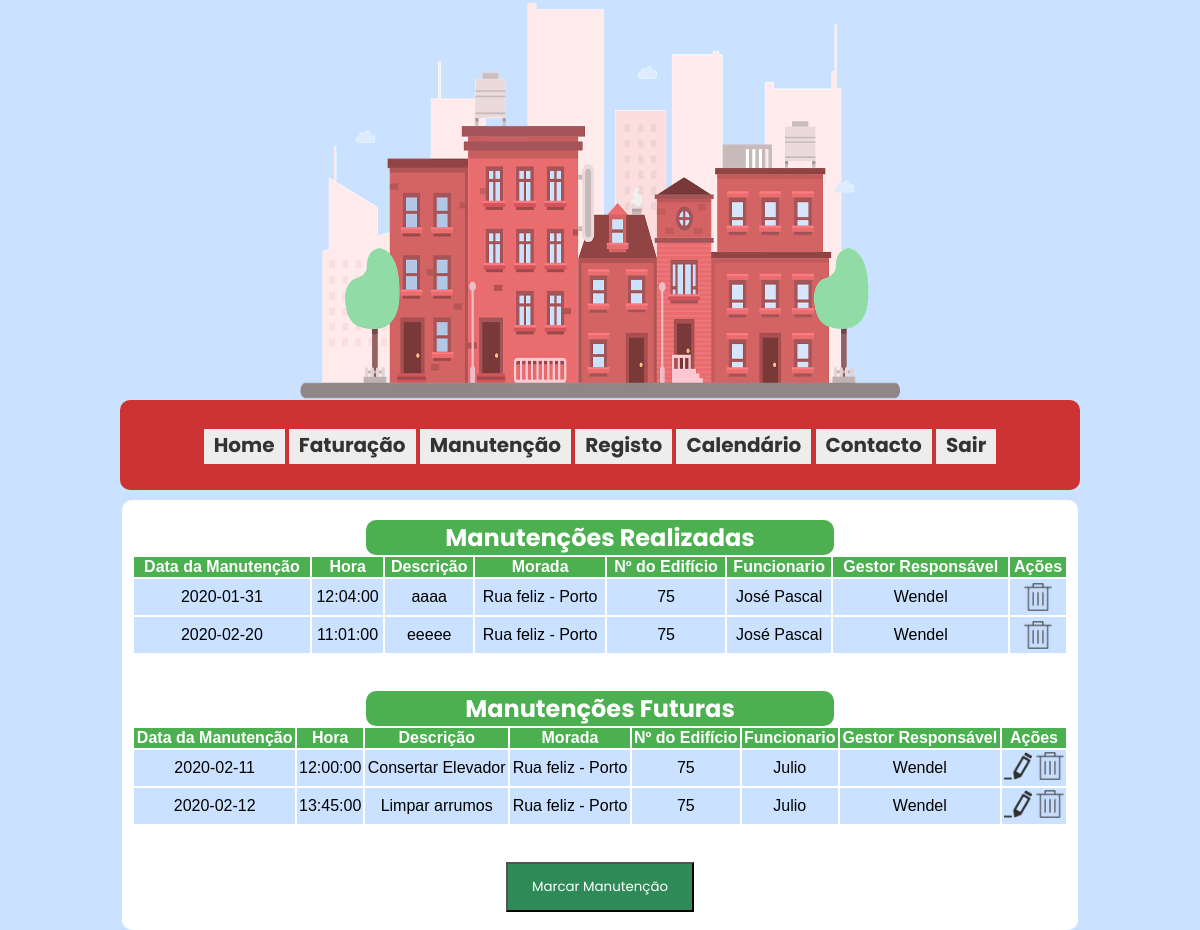
Screenshot of /CondominiumSolutions/manutencao.php (signed in) with the database file from the repository.
### tables this page shows
CREATE TABLE `manutencao` (
  `cod_manutencao` int(15) NOT NULL,
  `descricao` varchar(50) NOT NULL,
  `data_m` date NOT NULL,
  `hora_m` time DEFAULT NULL,
  `cod_edificio` int(15) NOT NULL,
  `estado_manutencao` int(11) NOT NULL
);

CREATE TABLE `edificio` (
  `cod_edificio` int(15) NOT NULL,
  `numero` varchar(10) NOT NULL,
  `morada` varchar(50) NOT NULL,
  `cod_gestor` int(15) NOT NULL
);

### CondominiumSolutions/manutencao.php (the view, shortened to what this page needs)
<html xml:lang="pt" lang="pt">
  <head>
  </head>
  <body>
  <?php
    include "basedadosges.php";
  ?>
    <div style="text-align: center;">
      <img src="imgs/banner.png" style="width: 50%; height: 50%">
    </div>
    <div id="menu">
      <ul style="height: 90px;">
        <li><a href="principal.php">Home</a></li>
        <?php
          if($_SESSION['NivelDeAcesso'] != 0) {
        ?>
        <li><a href="faturacao.php">Faturação</a></li>
        <li><a href="manutencao.php">Manutenção</a></li>
        <li><a href="registo.php">Registo</a></li>
        <li><a href="calendario.php">Calendário</a></li>
        <?php
          } else{
        ?>
        <li><a href="mural.php">Mural</a></li>
        <li><a href="pagamento.php">Pagamento</a></li>
        <?php
            }
        ?>
        <li><a href="contacto.php">Contacto</a></li>
        <li><a href="logout.php">Sair</a></li>
      </ul>
    </div>
    <div id="Caixatexto"> <br>
      <div style="text-align: center;">
      <?php
        if (empty($_SESSION['UtilizadorLogado'])) {
          header('Location: login.php');
          exit("Utilizador não logado!");
        } else {
          if($_SESSION['NivelDeAcesso'] != 1) {
            echo "Você não tem acesso a esta página!";
            die();
          } else {
            $idutilizador = $_SESSION['UtilizadorLogado'];
            echo "<h2>Manutenções Realizadas</h2>";
            $sqlmanutencao = "Select distinct data_m, hora_m, descricao, edificio.numero, edificio.morada, funcionario.nome as func, utilizador.nome, manutencao.cod_manutencao from manutencao, administrador, utilizador, edificio, condomino, fracao, funcionario, funcionario_manutencao
            where (funcionario.cod_gestor = administrador.cod_gestor) and (utilizador.cod_utilizador = administrador.cod_gestor) and (manutencao.cod_edificio = edificio.cod_edificio) and (fracao.cod_edificio = edificio.cod_edificio) and (funcionario.cod_funcionario = funcionario_manutencao.cod_funcionario) and (manutencao.cod_manutencao = funcionario_manutencao.cod_manutencao) and (administrador.cod_gestor = $idutilizador) and (manutencao.estado_manutencao = 1) order by data_m";
            $resultadomanutencao = $ligacao->query($sqlmanutencao);
            if($resultadomanutencao->num_rows > 0){
                ?>
                <table style='width:100%' id='tabela1'>
                <tr id='linhamanutencaotitulo'>
                    <th>Data da Manutenção</th>
                    <th>Hora</th>
                    <th>Descrição</th>
                    <th>Morada</th>
                    <th>Nº do Edifício</th>
                    <th>Funcionario</th>
                    <th>Gestor Responsável</th>
                    <th>Ações</th>
                </tr>
                <?php
                while($linha = $resultadomanutencao->fetch_assoc()){
                    ?>
                    <tr id='linhamanutencao'>
                        <td id='coluna1tab'> <?php echo $linha['data_m'];?> </td>
                        <td id='coluna2tab'> <?php echo $linha['hora_m'];?> </td>
                        <td id='coluna3tab'> <?php echo $linha['descricao'];?> </td>
                        <td id='coluna3tab'> <?php echo $linha['morada'];?> </td>
                        <td id='coluna5tab'> <?php echo $linha['numero'];?> </td>
                        <td id='coluna5tab'> <?php echo $linha['func'];?> </td>
                        <td id='coluna5tab'> <?php echo $linha['nome'];?> </td>
                        <td id='coluna6icon'> <a href='manutencaofuncoes.php?cod_manutencao=<?php echo $linha['cod_manutencao']?>&acao="trash"'><img src='imgs/trash.png' width=28px height=28px /></a> </td>
                    </tr>
                    <?php
                }
                ?>
                </table>
            <?php
              }
            echo "<br><br><h2>Manutenções Futuras</h2>";
            $sqlmanutencao = "Select distinct data_m, hora_m, descricao, edificio.numero, edificio.morada, funcionario.nome as func, utilizador.nome, manutencao.cod_manutencao from manutencao, administrador, utilizador, edificio, condomino, fracao, funcionario, funcionario_manutencao
            where (funcionario.cod_gestor = administrador.cod_gestor) and (utilizador.cod_utilizador = administrador.cod_gestor) and (manutencao.cod_edificio = edificio.cod_edificio) and (fracao.cod_edificio = edificio.cod_edificio) and (funcionario.cod_funcionario = funcionario_manutencao.cod_funcionario) and (manutencao.cod_manutencao = funcionario_manutencao.cod_manutencao) and (administrador.cod_gestor = $idutilizador) and (manutencao.estado_manutencao = 0) order by data_m";
            $resultadomanutencao = $ligacao->query($sqlmanutencao);
            if($resultadomanutencao->num_rows > 0){
                ?>
                <table style='width:100%' id='tabela1'>
                <tr id='linhamanutencaotitulo'>
                    <th>Data da Manutenção</th>
                    <th>Hora</th>
                    <th>Descrição</th>
                    <th>Morada</th>
                    <th>Nº do Edifício</th>
                    <th>Funcionario</th>
                    <th>Gestor Responsável</th>
                    <th>Ações</th>
                </tr>
                <?php
                while($linha = $resultadomanutencao->fetch_assoc()){
                    ?>
                    <tr id='linhamanutencao'>
                        <td id='coluna1tab'> <?php echo $linha['data_m'];?> </td>
                        <td id='coluna2tab'> <?php echo $linha['hora_m'];?> </td>
                        <td id='coluna3tab'> <?php echo $linha['descricao'];?> </td>
                        <td id='coluna3tab'> <?php echo $linha['morada'];?> </td>
                        <td id='coluna5tab'> <?php echo $linha['numero'];?> </td>
                        <td id='coluna5tab'> <?php echo $linha['func'];?> </td>
                        <td id='coluna5tab'> <?php echo $linha['nome'];?> </td>
                        <td id='coluna6icon'> <a href='manutencaofuncoes.php?cod_manutencao=<?php echo $linha['cod_manutencao']?>&acao=edit'><img src='imgs/edit.png' width=28px height=28px /></a> <a href='manutencaofuncoes.php?cod_manutencao=<?php echo $linha['cod_manutencao']?>&acao="trash"'><img src='imgs/trash.png' width=28px height=28px /></a> </td>
                    </tr>
                    <?php
                }
                ?>
                </table>
                <?php
            }
          ?>
          <form action="manutencao.php#ancoranovamanutencao" method="POST">
          <br><br><input type="submit" name="btnNovaM" value="Marcar Manutenção" id='btnnovamanutencao' title="Ao clicar aqui poderá marcar uma nova manutenção no edifício!"/>
          </form>
          <?php
          }
        }
        ?>
        </div>
    </div>
  </body>
</html>

### CondominiumSolutions/manutencao.php (style rules this page uses)
body { padding:0px; margin:0px; background-color: #CAE1FF; font-weight: bold; font-family: 'Calibri light', sans-serif; }
#menu ul { padding:0px; margin:0px; width: 80%; background-color:#CD3333; list-style:none; font-family: 'Poppins', sans-serif; font-weight: bold; font-size: 20px; text-align: center; margin: 0 auto; border-radius: 10px; }
#menu ul li { display: inline; }
#menu ul li a { background-color:#EDEDED; color: #333; text-decoration: none; border-bottom:3px solid #EDEDED; padding: 2px 10px; text-align: center; }
#Caixatexto { background-color:#FFFFFF; width: 78%; margin: 0 auto; padding: 2px 10px; border-radius: 10px; margin-top: 10px; }
tr#linhamanutencaotitulo { background-color: #4CAF50; color: white; text-align: center; }
tr#linhamanutencao { background-color: #CAE1FF; text-align: center; height: 36px; }
h2 { font-family: 'Poppins', sans-serif; border-radius: 10px; background-color:#4CAF50; width: 50%; margin: auto; color: white; }
#btnnovamanutencao { font-family: 'Poppins', sans-serif; background-color:#2E8B57; width: 20%; height: 50px; margin: auto; color: white; cursor: pointer; }

### rows the page displays
manutencao: data_m "2020-01-31", hora_m "12:04:00", descricao "aaaa", cod_edificio.morada "Rua feliz - Porto", cod_edificio.numero "75", func "José Pascal", nome "Wendel"
manutencao: data_m "2020-02-20", hora_m "11:01:00", descricao "eeeee", cod_edificio.morada "Rua feliz - Porto", cod_edificio.numero "75", func "José Pascal", nome "Wendel"
manutencao: data_m "2020-02-11", hora_m "12:00:00", descricao "Consertar Elevador", cod_edificio.morada "Rua feliz - Porto", cod_edificio.numero "75", func "Julio", nome "Wendel"
manutencao: data_m "2020-02-12", hora_m "13:45:00", descricao "Limpar arrumos", cod_edificio.morada "Rua feliz - Porto", cod_edificio.numero "75", func "Julio", nome "Wendel"
